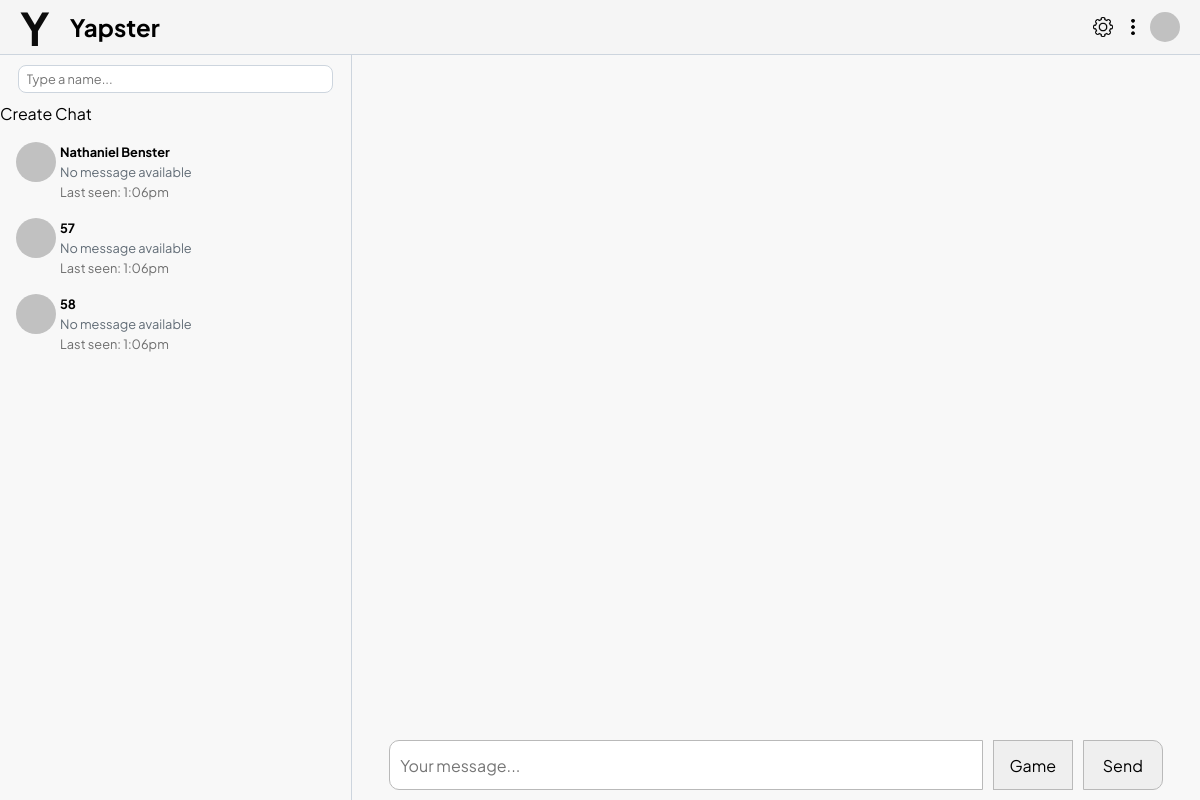
/chat/50/ (signed in), run on the app's committed database.
### chat/models.py (models this page shows, shortened)
class ChatUser(models.Model):
    member = models.ForeignKey(YapsterUser, on_delete=models.CASCADE)
    chat = models.ForeignKey(Chat , related_name='chatuser',on_delete=models.CASCADE)
    nickname = models.CharField(max_length=255)

class Chat(models.Model):
    chat_name = models.CharField(max_length=255)

### chat/views.py (the view, shortened to what this page needs)
# urls.py: path('<str:chat_name>/', views.message_view, name='chat_name'),
def message_view(request, chat_name):
    if not request.user.is_authenticated:
        return redirect('login')
    query = request.GET.get('search', '').strip()
    users = None
    currentUserID = request.user.yapsteruser.id
    chat_users_mapping = []
    if query:
        users = YapsterUser.objects.filter(
            (Q(user__first_name__icontains=query) |
            Q(user__last_name__icontains=query) |
            Q(user__username__icontains=query))
        ).exclude(id=request.user.yapsteruser.id)
    else:
        chat_ids = ChatUser.objects.filter(member=request.user.yapsteruser).values_list('chat_id', flat=True)
        chats = Chat.objects.filter(id__in=chat_ids)
        for chat in chats:
            users_in_chat = ChatUser.objects.filter(chat=chat).select_related('member')
            user_ids = [cu.member.id for cu in users_in_chat]
            is_PM = len(user_ids) == 2
            user_names = [
                f"{cu.member.user.first_name} {cu.member.user.last_name}" for cu in users_in_chat
            ]
            nicknames_in_chat = ChatUser.objects.filter(chat=chat)
            nicknames = [
                f"{cu.nickname}" for cu in nicknames_in_chat
            ]
            current_user_chat_user = users_in_chat.get(member=request.user.yapsteruser)
            current_user_nickname = current_user_chat_user.nickname
            nicknames_without_curruser = []
            for cu in nicknames_in_chat:
                if cu != current_user_nickname:
                    nicknames_without_curruser.append(cu)
            chat_users_mapping.append({
                'chat_id': chat.id,
                'chat_name': chat.chat_name,
                'user_ids': user_ids,
                'user_names': user_names,
                'is_PM': is_PM,
                'nicknames': nicknames,
                'current_user_nickname': current_user_nickname,
                'nicknames_without_curruser': nicknames_without_curruser
            })
    chat_room = Chat.objects.get(chat_name=chat_name)
    messages = Message.objects.filter(chat=chat_room)
    content_messages = []
    last_sender = None
    senders = []
    counter = 0
    for message in messages:
        senders.append(message.sender)
    withPfp = [0] * len(senders)
    for i in range(len(senders) - 1, -1, -1):
        if i == len(senders) - 1 or senders[i] != senders[i + 1]:
            withPfp[i] = 1
    print("Chat room: ", chat_room.id)
    chat_room_users = ChatUser.objects.filter(chat=chat_room.id)
    print("Chat room users: ")
    for user in chat_room_users:
        print("User: ", user.member.user.username)
        print("Nickname: ", user.nickname)
        print("User ID: ", user.member.id)
    content = {
        "chat_room": chat_room,
        "content": content_messages,
        "sender" : request.user.username,
        'users': users,
        'query': query,
        'chat_users_mapping' : chat_users_mapping,
        "current_userID" : currentUserID,
        "chat_room_users" : chat_room_users
    }
    return render(request, 'chat.html', content)

### chat/templates/chat.html (shortened to what this page needs)
{% load static %}
{% load chat_filter %}
<!DOCTYPE html>
<html lang="en">
  <head>
    <link rel="stylesheet" href="{% static 'chat/styles.css' %}" />
    <link rel="stylesheet" href="{% static 'yapster/styles.css' %}" />
  </head>
  <body>
    {% include 'html/navbar.html' %}
    <div id="main-cont">
      <div id="left-sidebar">
        <div id="search-bar-container">
          <div id="search-bar">
              <input
                  id="search-input"
                  type="text"
                  placeholder="Type a name..."
                  oninput="handleSearchInput(this.value)"
              />
          </div>
          <p class="chat-create" onclick="toggleCreateChatState()">Create Chat</p>
        </div>
        <div class="search-container" id="users-cont">
          <div id="current-chats">
            {% for chat in chat_users_mapping %}
            <div class="user" onclick="loadChatWithID({{ chat.chat_id }})" data-chat-id="{{ chat.chat_id }}">
                <div class="left-profile-pic"></div>
                <div class="name-time-msg">
                    <div class="name-time">
                      <p class="name">
                        {% if chat.is_PM %}
                          {% for nickname in chat.nicknames %}
                            {% if nickname != chat.current_user_nickname %}
                              {{ nickname }}
                            {% endif %}
                          {% endfor %}
                        {% else %}
                          {{ chat.chat_name }}
                        {% endif %}
                      </p>
                    </div>
                    <p class="message">No message available</p>
                    <p class="time-sent">Last seen: 1:06pm</p>
                </div>
            </div>
            {% empty %}
            <p>No chats available.</p>
            {% endfor %}
          </div>
        </div>
      </div>
      <div id="mid-bar">
        <section class="messages">
        </section>
        <form action="" id="message-input" method="POST">
            <div id="mid-message">
                <input id="typed-message" type="text" name="message" placeholder="Your message..." />
                <button id="wordle-btn" type="button">Game</button>
                <button id="send-btn" type="submit">Send</button>
            </div>
        </form>
      </div>
      </div>
  </body>
</html>

### chat/static/chat/styles.css (style rules this page uses)
* { padding: 0; margin: 0; box-sizing: border-box; font-family: "Plus Jakarta Sans", sans-serif; font-optical-sizing: auto; font-style: normal; }
#left-sidebar { width: 22rem; border-right: 1px solid #cdd5de; }
#search-bar { width: 90%; margin: 10px auto; display: flex; }
#search-bar input { color: #8fa0af; border: 1px solid #cdd5de; border-radius: 8px; font-size: 0.8rem; width: 100%; padding: 5px 8px; outline: none; }
.search-container { display: flex; flex-direction: column; gap: 5px; }
.user { padding: 10px 0; position: relative; font-size: 0.8rem; cursor: pointer; }
.left-profile-pic { background-color: rgb(193, 193, 193); width: 40px; height: 40px; border-radius: 50px; position: absolute; left: 16px; top: 8px; }
.name-time-msg { padding: 0 20px 0 60px; display: flex; flex-direction: column; gap: 4px; }
.name-time { display: flex; justify-content: space-between; }
.name { font-weight: bold; }
.time-sent { color: rgb(110, 110, 110); }
.message { color: #616c76; }
#mid-bar { flex-grow: 1; position: relative; }
#mid-message { position: absolute; left: 0; right: 0; margin-inline: auto; bottom: 10px; display: flex; justify-content: center; height: 50px; width: 100%; }
#mid-message input { width: 70%; min-width: 100px; padding: 0 10px; font-size: 1rem; outline: none; border: 1px solid rgb(185, 185, 185); border-top-left-radius: 10px; border-bottom-left-radius: 10px; }
#mid-message button { border: 1px solid rgb(185, 185, 185); width: 80px; margin-left: 10px; font-size: 1rem; cursor: pointer; outline: none; }
#send-btn { border-top-right-radius: 10px; border-bottom-right-radius: 10px; }
html { font-family: 'PT Sans', Georgia, serif; }
.messages { margin-left: 5%; margin-right: 5%; display: flex; flex-flow: column; align-items: center; height: 85%; overflow: auto; }
#wordle-btn { width: 50px; height: 50px; cursor: pointer; border-top-right-radius: 0; border-bottom-right-radius: 0; }

### static/yapster/styles.css (style rules this page uses)
* { padding: 0; margin: 0; box-sizing: border-box; }
html, body { font-family: "Poppins", serif; }
body { background-color: rgb(248, 248, 248); }
#main-cont { display: flex; width: 100vw; height: calc(100vh - 55px); }

### data on the page
ChatUser: nicknames "Nathaniel Benster"
Chat: chat_name "57"
Chat: chat_name "58"
